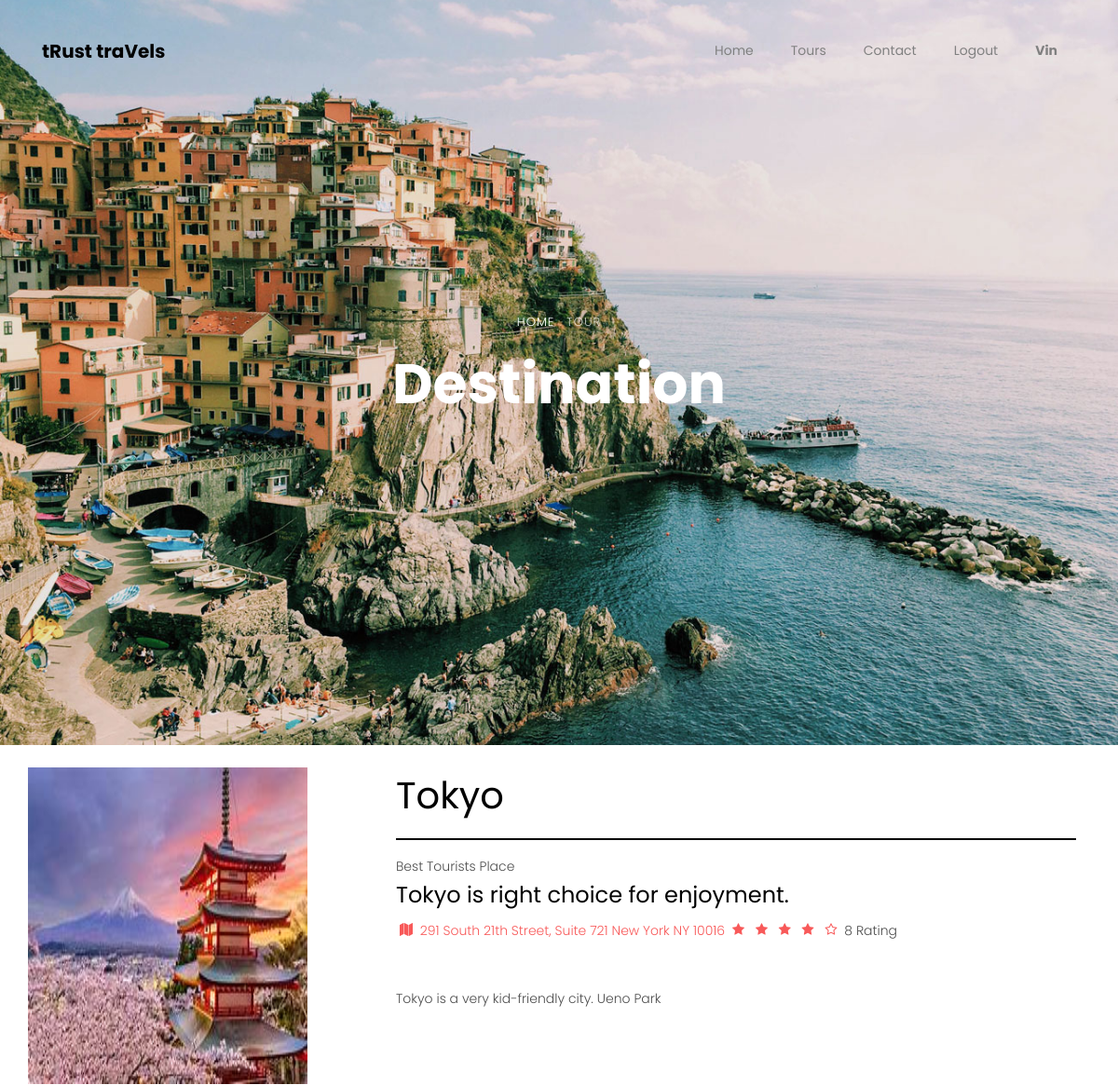
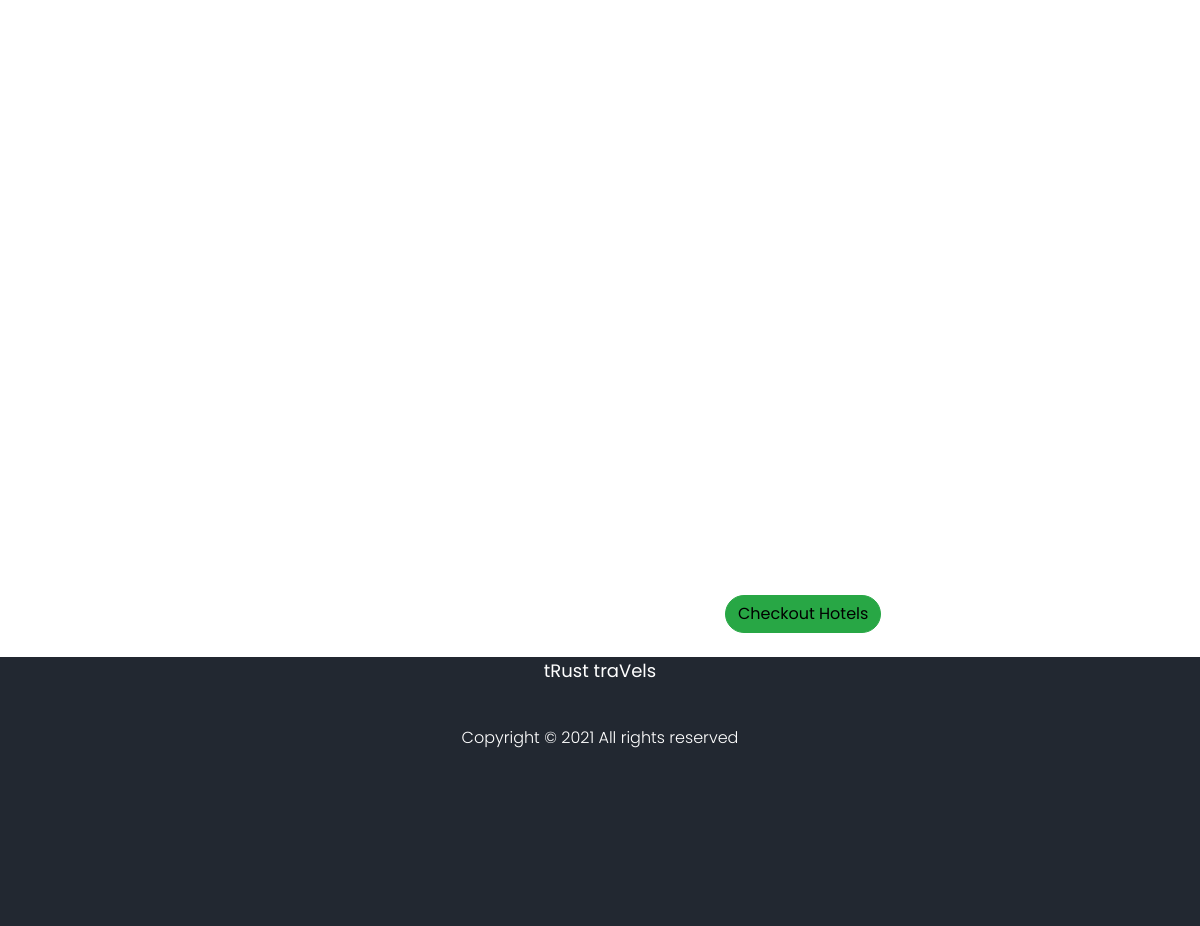
Page /tours/discover/13 (signed in) on the committed database (2 pictures, top to bottom).
### home/models.py (models this page shows, shortened)
class Image(models.Model):
    place=models.CharField(max_length=100)
    description=models.CharField(max_length=100000,default="")
    days=models.IntegerField(default="")
    image=models.ImageField(upload_to="img/%y")
    money=models.IntegerField(default="0")

### home/views.py (the view)
# urls.py: path("tours/discover/<int:myid>",views.discover,name = "discover"),
@login_required(login_url='../login/')
def discover(request,myid):
    disc = Image.objects.filter(id=myid)
    return render(request, "home/discover.html",{'disc':disc[0]})

### home/templates/home/discover.html (shortened to what this page needs)
{% extends 'base.html' %}
{% block body %}
<div class="hero-wrap js-fullheight" style="background-image: url('/static/images/bg_3.jpg');">
    <div class="container">
      <div class="row no-gutters slider-text js-fullheight align-items-center justify-content-center" data-scrollax-parent="true">
        <div class="col-md-9 ftco-animate text-center" data-scrollax=" properties: { translateY: '70%' }">
          <p class="breadcrumbs" data-scrollax="properties: { translateY: '30%', opacity: 1.6 }"><span class="mr-2"><a href="index.html">Home</a></span> <span>Tour</span></p>
          <h1 class="mb-3 bread" data-scrollax="properties: { translateY: '30%', opacity: 1.6 }">Destination</h1>
        </div>
      </div>
    </div>
  </div>
<div class="container my-4">
    <div class="row">
        <div class="col-md-4">
            <div class="row">
                <img src="/media//{{disc.image}}" width="300px" height="340px">
            </div>
        </div>
        <div class="col-md-8">
            <h1>{{disc.place}}</h1>
            <hr style="border-top: solid 2px black;">
            <span>Best Tourists Place</span>
            <h4>{{disc.place}} is right choice for enjoyment.</h4>
            <p class="rate mb-5">
                <span class="loc"><a href="#"><i class="icon-map"></i> 291 South 21th Street, Suite 721 New York NY 10016</a></span>
                <span class="star">
                      <i class="icon-star"></i>
                      <i class="icon-star"></i>
                      <i class="icon-star"></i>
                      <i class="icon-star"></i>
                      <i class="icon-star-o"></i>
                      8 Rating</span>
                  </p>
            <p style="margin-bottom: 100px;">{{disc.description}}</p>
            <button class="btn btn-success btn-rounded" style="margin-left: 300px;"><a href="{{disc.id}}/hotel/" style="color: black; ">Checkout Hotels</a></button>
        </div>
    </div>
</div>
{% endblock %}

### templates/base.html (shortened to what this page needs)
{% load static %}
<!doctype html>
<html lang="en">
<head>
  <link rel="stylesheet" href="/static/css/open-iconic-bootstrap.min.css">
  <link rel="stylesheet" href="/static/css/animate.css">
  <link rel="stylesheet" href="/static/css/owl.carousel.min.css">
  <link rel="stylesheet" href="/static/css/owl.theme.default.min.css">
  <link rel="stylesheet" href="/static/css/magnific-popup.css">
  <link rel="stylesheet" href="/static/css/aos.css">
  <link rel="stylesheet" href="/static/css/ionicons.min.css">
  <link rel="stylesheet" href="/static/css/bootstrap-datepicker.css">
  <link rel="stylesheet" href="/static/css/jquery.timepicker.css">
  <link rel="stylesheet" href="/static/css/flaticon.css">
  <link rel="stylesheet" href="/static/css/icomoon.css">
  <link rel="stylesheet" href="/static/css/style.css">
</head>
<body>
  <nav class="navbar navbar-expand-lg navbar-dark ftco_navbar bg-dark ftco-navbar-light" id="ftco-navbar">
    <div class="container">
      <a class="navbar-brand" href="/">tRust traVels</a>
      <div class="collapse navbar-collapse" id="ftco-nav">
        <ul class="navbar-nav ml-auto">
          {% if user.is_authenticated %}
          <li class="nav-item active"><a href="/" class="nav-link">Home</a></li>
          <li class="nav-item"><a href="/tours/" class="nav-link">Tours</a></li>
          <li class="nav-item"><a href="/contact/" class="nav-link">Contact</a></li>
          <li class="nav-item"><a href="/login/logout/" class="nav-link">Logout</a></li>
          <li class="nav-item bi bi-person-circle"><a href="/login/profile/" class="nav-link"><b>{{user.username}}</b></a></li>
          {%endif%}
        </ul>
      </div>
    </div>
  </nav>
  {% block body %}{% endblock %}
  <footer class="ftco-footer ftco-bg-dark ftco-section">
    <div class="container">
      <div class="row mb-5">
        <div class="col-md">
          <div class="ftco-footer-widget mb-4">
            <h2 class="ftco-heading-2 text-center">tRust traVels</h2>
            <div class="col-md-12 text-center " style="color: white;">
              Copyright &copy;
              <script>document.write(new Date().getFullYear());</script> All rights reserved
          </div>
         <ul class="ftco-footer-social list-unstyled float-md-left float-lft mt-5 " style="margin-left: 480px;">
            </ul>
          </div>
        </div>
    </div>
  </footer>
</body>
</html>

### static/css/icomoon.css (style rules this page uses)
[class^="icon-"], [class*=" icon-"] { font-family: 'icomoon' !important; speak: none; font-style: normal; font-weight: normal; font-variant: normal; text-transform: none; line-height: 1; -webkit-font-smoothing: antialiased; -moz-osx-font-smoothing: grayscale; }
.icon-star:before { content: "\f005"; }
.icon-star-o:before { content: "\f006"; }
.icon-map:before { content: "\f279"; }

### templates/base.html (style rules this page uses)
.ftco-navbar-light .navbar-nav > .nav-item.active > a { color: gray; }
.ftco-navbar-light .navbar-nav > .nav-item > .nav-link { font-size: 14px; padding-top: .9rem; padding-bottom: .9rem; padding-left: 20px; padding-right: 20px; color: gray; font-weight: 400; opacity: 1 !important; }
.ftco-footer { font-size: 16px; background: #222831; padding: 0.5px; }
.ftco-navbar-light .navbar-brand { color: black; }

### rows in the picture
Image: image (picture), place "Tokyo", description "Tokyo is a very kid-friendly city. Ueno Park"

### other values in the picture
{{ user.username }} "Vin"
